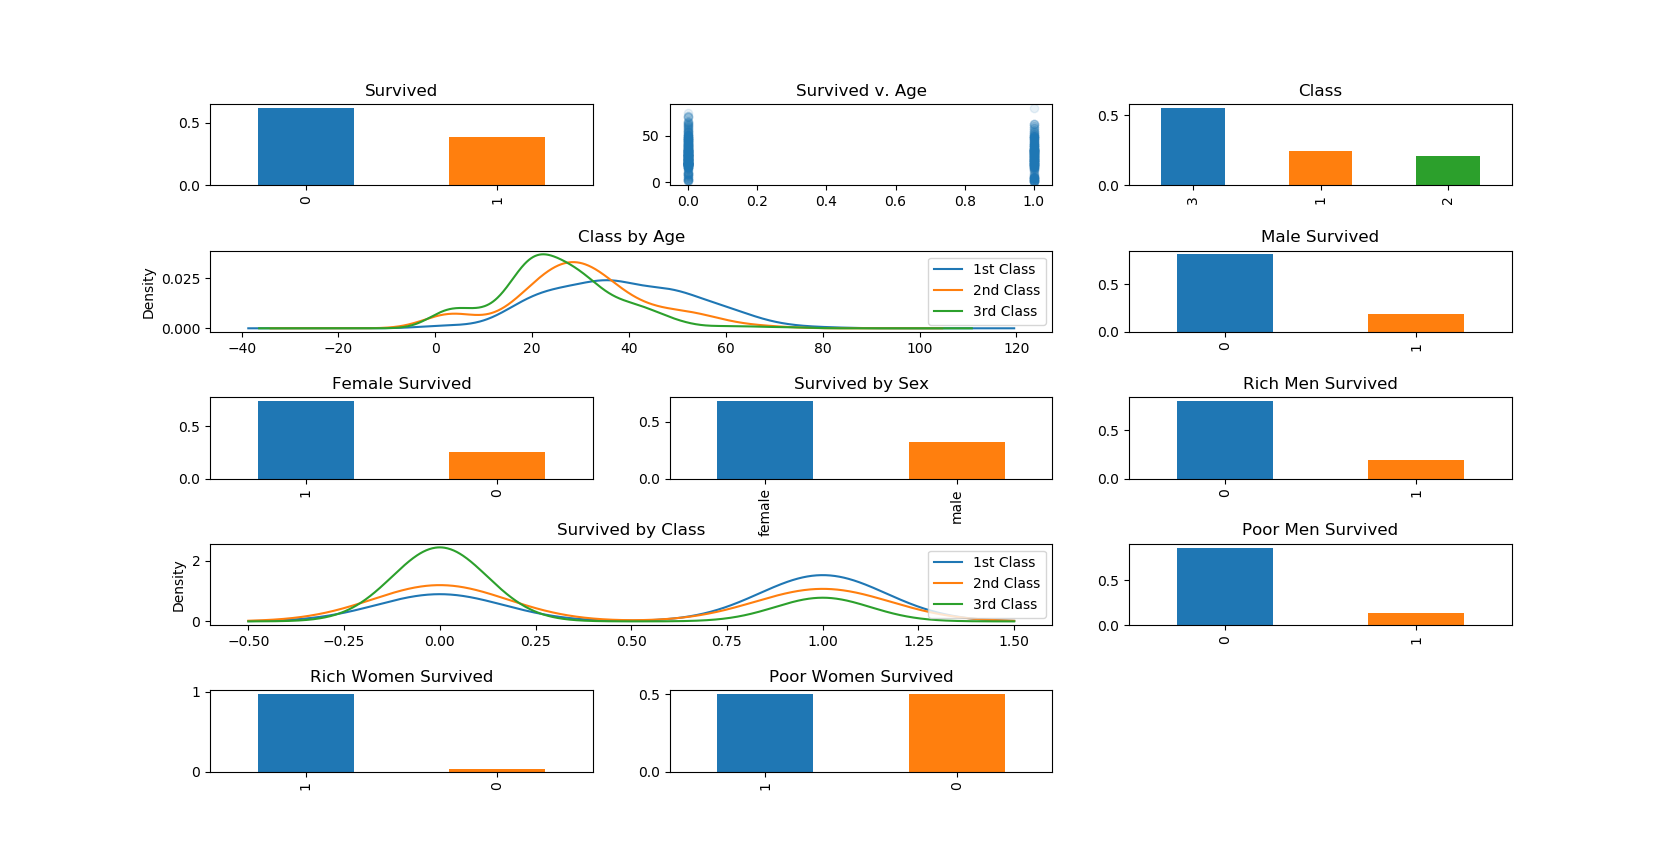

Write the Python code that produced this figure.
# EDA

import pandas as pd
import matplotlib.pyplot as plt

df = pd.read_csv('data/train.csv')
fig = plt.figure(figsize=(18,30))
plt.subplots_adjust(hspace = 0.8)

plt.subplot2grid((5,3),(0,0))
df.Survived.value_counts(normalize=True).plot(kind='bar')
plt.title('Survived')

plt.subplot2grid((5,3),(0,1))
plt.scatter(df.Survived, df.Age, alpha=0.1)
plt.title('Survived v. Age')

plt.subplot2grid((5,3),(0,2))
df.Pclass.value_counts(normalize=True).plot(kind='bar')
plt.title('Class')

plt.subplot2grid((5,3),(1,0), colspan=2)
for x in [1,2,3]:
    df.Age[df.Pclass == x].plot(kind='kde')    
plt.title('Class by Age')
plt.legend(('1st Class', '2nd Class', '3rd Class'))

plt.subplot2grid((5,3),(1,2))
df.Embarked.value_counts(normalize=True).plot(kind='bar')
plt.title('Embarked')

plt.subplot2grid((5,3),(1,2))
df.Survived[df.Sex == 'male'].value_counts(normalize=True).plot(kind='bar')
plt.title('Male Survived')

plt.subplot2grid((5,3),(2,0))
df.Survived[df.Sex == 'female'].value_counts(normalize=True).plot(kind='bar')
plt.title('Female Survived')

plt.subplot2grid((5,3),(2,1))
df.Sex[df.Survived == 1].value_counts(normalize=True).plot(kind='bar')
plt.title('Survived by Sex')

plt.subplot2grid((5,3),(3,0), colspan=2)
for x in [1,2,3]:
    df.Survived[df.Pclass ==  x].plot(kind='kde')
plt.title('Survived by Class')
plt.legend(('1st Class', '2nd Class', '3rd Class'), loc=1)

plt.subplot2grid((5,3),(2,2))
df.Survived[(df.Sex == 'male') & df.Pclass == 1].value_counts(normalize=True).plot(kind='bar')
plt.title('Rich Men Survived')

plt.subplot2grid((5,3),(3,2))
df.Survived[(df.Sex == 'male') & (df.Pclass == 3)].value_counts(normalize=True).plot(kind='bar')
plt.title('Poor Men Survived')

plt.subplot2grid((5,3),(4,0))
df.Survived[(df.Sex == 'female') & (df.Pclass == 1)].value_counts(normalize=True).plot(kind='bar')
plt.title('Rich Women Survived')

plt.subplot2grid((5,3),(4,1))
df.Survived[(df.Sex == 'female') & (df.Pclass == 3)].value_counts(normalize=True).plot(kind='bar')
plt.title('Poor Women Survived')


plt.show()
